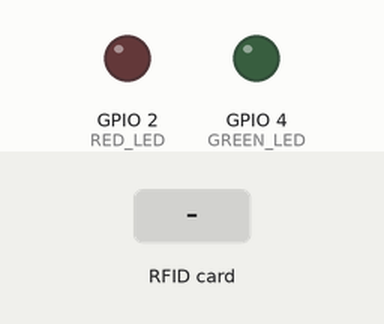
Recording of a sketch running on a simulated ESP32. Shown: output pins drawn as LEDs (lit = HIGH). The test bench sets the inputs (shaded band). WiFi joins after 1.5 s; servers stay silent unless stated; uploads are accepted with an empty reply; what the sketch prints to the serial monitor is not drawn.

Above: at 3.7 s.
3.8 s: RFID card 5E 7A 19 C4 held to the reader
At 4.4 s:
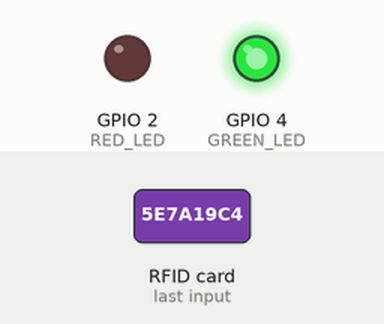
Timing chart, 0 to 6.8 s (numbered marks = the images above; inputs shaded):
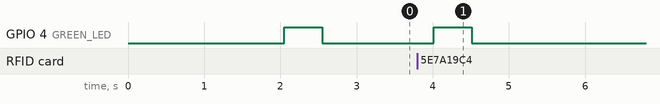

Measured:
- after the input at 3.8 s, GPIO 4 (GREEN_LED): LOW → HIGH after 0.21 s, → LOW 0.50 s later

The sketch:

RFID_Attendance.ino
```cpp
#include <WiFi.h>
#include <SPI.h>
#include <MFRC522.h>
#include <HTTPClient.h>

const int RED_LED = 2;
const int GREEN_LED = 4;

#define RST_PIN 22
#define SS_PIN 5
MFRC522 rfid(SS_PIN, RST_PIN);

const char* ssid = "YOUR_SSID";
const char* password = "YOUR_PASSWORD";

void setup() {
  Serial.begin(115200);
  pinMode(GREEN_LED, OUTPUT);
  pinMode(RED_LED, OUTPUT);
  SPI.begin();
  rfid.PCD_Init();
  connectToWiFi();
}

void connectToWiFi() {
  WiFi.begin(ssid, password);
  Serial.print("Connecting to Wi-Fi");

  int attempt = 0;
  while (WiFi.status() != WL_CONNECTED && attempt < 5) {
    delay(1000);
    Serial.print(".");  // Indicate connection attempts
    attempt++;
  }

  if (WiFi.status() == WL_CONNECTED) {
    Serial.println("\nConnected to Wi-Fi");
    Serial.print("IP Address: ");
    Serial.println(WiFi.localIP());
    blinkLED(GREEN_LED);  // Blink GREEN LED once on success
  } else {
    Serial.println("Failed to connect to Wi-Fi");
    blinkLED(RED_LED);    // Blink RED LED once on failure
  }
}

void loop() {
  // Continuously check for RFID tags
  if (rfid.PICC_IsNewCardPresent() && rfid.PICC_ReadCardSerial()) {
    String scannedRFID = "";

    // Read the RFID serial number
    for (byte i = 0; i < rfid.uid.size; i++) {
      scannedRFID += String(rfid.uid.uidByte[i], HEX);
    }

    Serial.print("Scanned RFID: ");
    Serial.println(scannedRFID);

    // Send the scanned RFID to the server
    sendRFIDToServer(scannedRFID);

    rfid.PICC_HaltA();  // Halt the RFID card
    delay(1000);        // Wait before reading the next card
  }
}

void sendRFIDToServer(const String& rfidID) {
  if (WiFi.status() == WL_CONNECTED) {
    HTTPClient http;
    http.begin("YOUR-HOST-ADDRESS/api/attendance/"); // Specify the URL

    http.addHeader("Content-Type", "application/json");

    // Create JSON payload
    String jsonPayload = "{\"rfid_id\": \"" + rfidID + "\"}";

    // Send the POST request
    int httpResponseCode = http.POST(jsonPayload);

    // Check for the response
    if (httpResponseCode == 200) {
      Serial.println("POST successful!");
      blinkLED(GREEN_LED);  // Blink GREEN LED for success
    } else {
      Serial.print("Error on sending POST: ");
      Serial.println(httpResponseCode);
      blinkLED(RED_LED);  // Blink RED LED for error
    }

    http.end();  // Free resources
  } else {
    Serial.println("Wi-Fi not connected");
  }
}

void blinkLED(int ledPin) {
  digitalWrite(ledPin, HIGH);
  delay(500);
  digitalWrite(ledPin, LOW);
}
```
